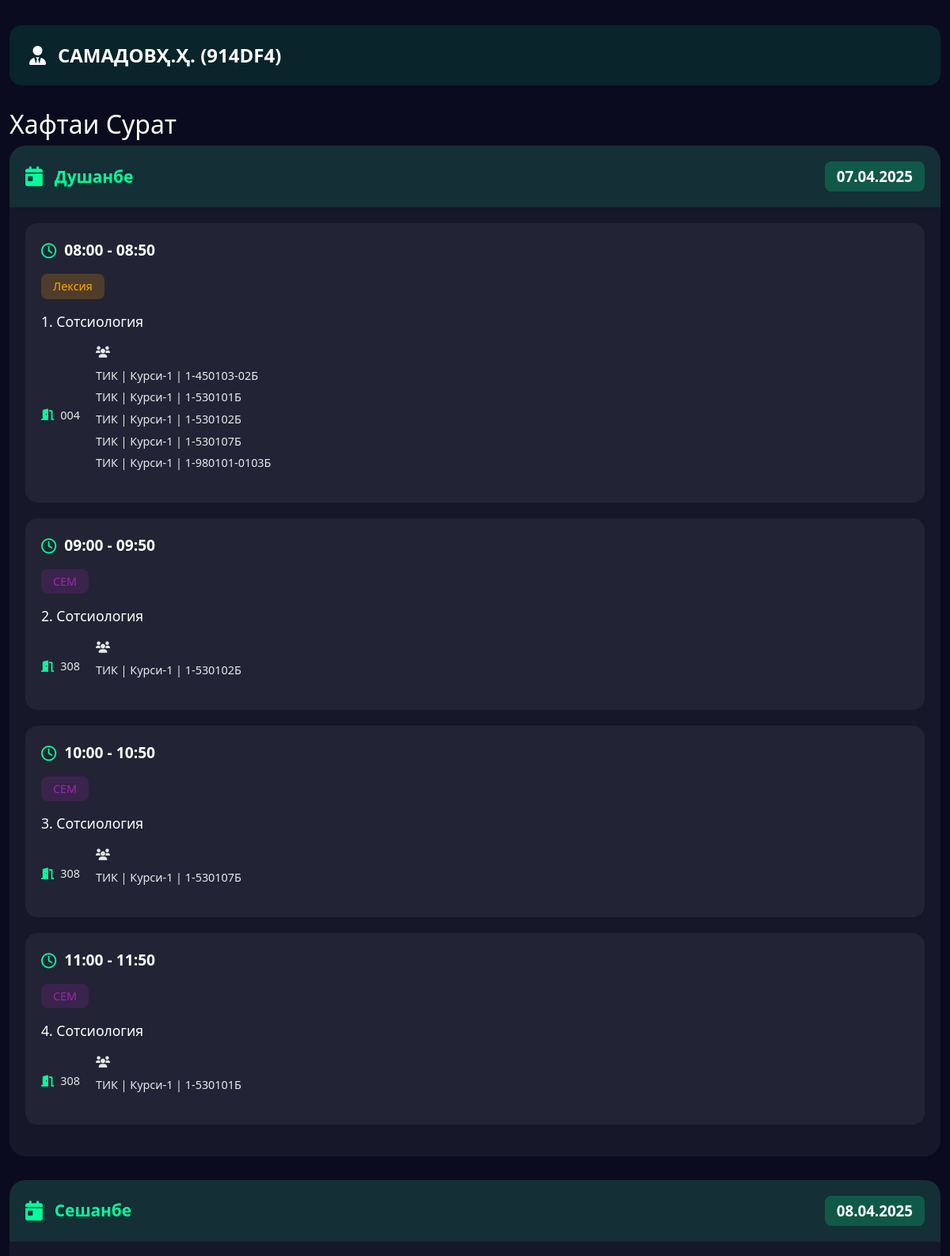
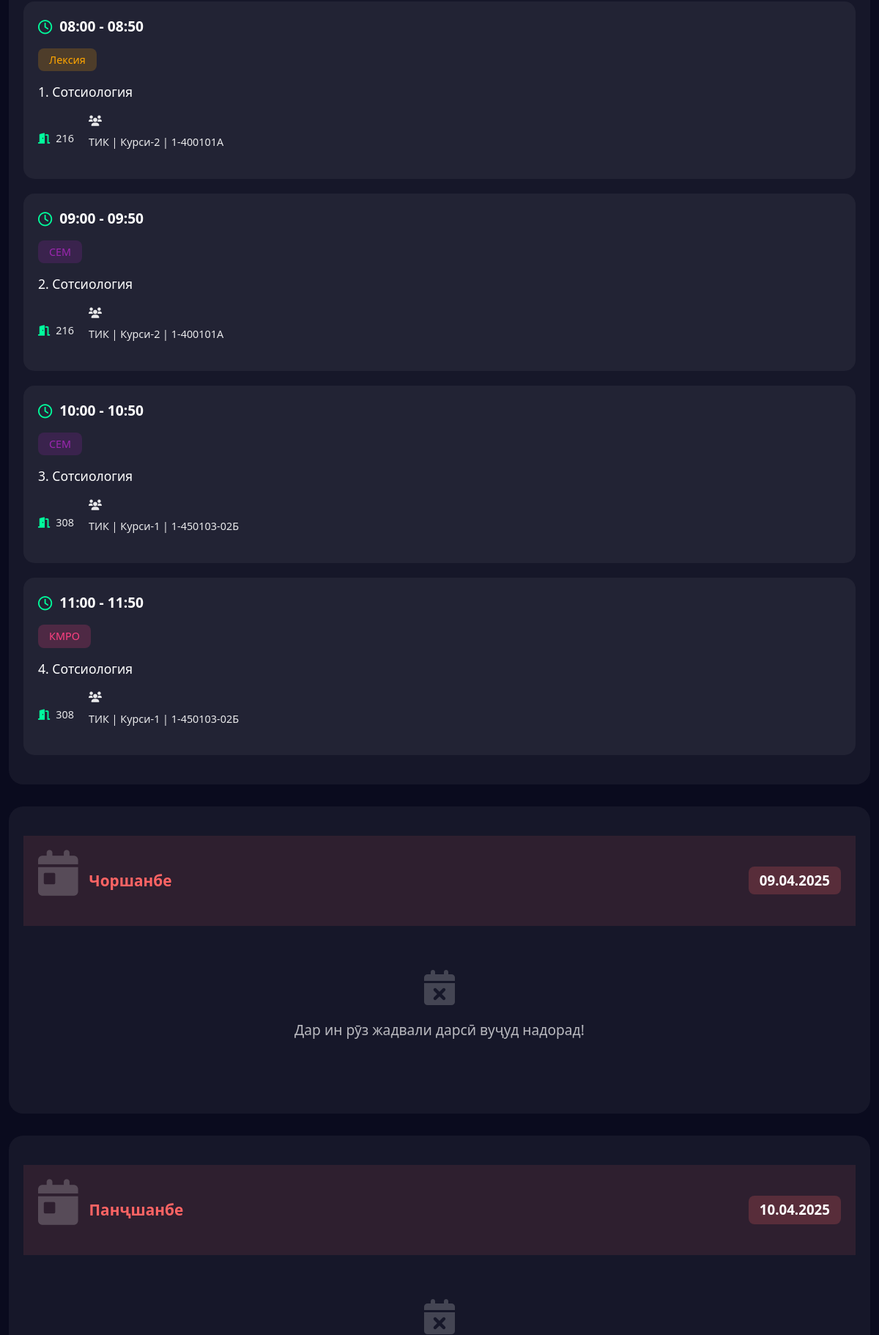
The app's page /teacher/914DF4 (upper part) with its own data (2 pictures, top to bottom).
### tables this page shows
CREATE TABLE teachers (
        id INTEGER PRIMARY KEY AUTOINCREMENT,
        teacher_name TEXT NOT NULL UNIQUE,
        teacher_code TEXT NOT NULL
    );

CREATE TABLE schedules (
        id INTEGER PRIMARY KEY AUTOINCREMENT,
        faculty TEXT NOT NULL,
        course TEXT NOT NULL,
        "group" TEXT NOT NULL,
        day TEXT NOT NULL,
        lesson_time TEXT NOT NULL,
        lesson_type TEXT,
        subject TEXT NOT NULL,
        teacher TEXT NOT NULL,
        room TEXT NOT NULL,
        week_type TEXT NOT NULL CHECK (week_type IN ('Четный', 'Нечетный'))
    );

### app.py (the view)
@app.route('/teacher/<teacher_code>')
def show_teacher_schedule(teacher_code):
    conn = get_db_connection()
    try:
        teacher = conn.execute('SELECT teacher_name FROM teachers WHERE teacher_code=?', (teacher_code,)).fetchone()
        if not teacher:
            flash('Noto‘g‘ri muallim kodi!', 'danger')
            return redirect(url_for('main'))
        teacher_name = teacher['teacher_name']
        lessons = conn.execute('SELECT * FROM schedules ORDER BY lesson_time').fetchall()
        current_week_type = get_week_type()
        week_types = ['Четный', 'Нечетный'] if current_week_type == 'Четный' else ['Нечетный', 'Четный']
        display_week_types = {week_type: display_week_type(week_type) for week_type in week_types}
        schedule = {week_type: {} for week_type in week_types}
        week_dates = get_current_week_dates()
        ordered_days = DAYS_OF_WEEK
        today = datetime.today().strftime('%d.%m.%Y')
        current_day = DAYS_OF_WEEK[datetime.today().weekday()]
        for week_type in week_types:
            for day_name in ordered_days:
                schedule[week_type][day_name] = {
                    'date': week_dates[day_name],
                    'weekday': DAYS_OF_WEEK.index(day_name),
                    'lessons': [],
                    'is_today': day_name == current_day and week_dates[day_name] == today and week_type == current_week_type
                }
        for lesson in lessons:
            lesson_teacher = lesson['teacher']
            normalized_lesson_teacher = normalize_teacher_name(lesson_teacher)
            if are_names_similar(normalized_lesson_teacher, teacher_name, threshold=0.85):
                day_name = lesson['day']
                week_type = lesson['week_type']
                if day_name in schedule[week_type]:
                    schedule[week_type][day_name]['lessons'].append({
                        'time': lesson['lesson_time'],
                        'type': lesson['lesson_type'],
                        'subject': lesson['subject'],
                        'room': lesson['room'],
                        'group': f"{lesson['faculty']} | {lesson['course']} | {lesson['group']}"
                    })
        for week_type in week_types:
            for day_name in ordered_days:
                lessons = schedule[week_type][day_name]['lessons']
                if lessons:
                    lessons_by_time = {}
                    for lesson in lessons:
                        time = lesson['time']
                        if time not in lessons_by_time:
                            lessons_by_time[time] = []
                        lessons_by_time[time].append(lesson)
                    new_lessons = []
                    for time in sorted(lessons_by_time.keys()):
                        time_lessons = lessons_by_time[time]
                        groups = [l['group'] for l in time_lessons]
                        first_lesson = time_lessons[0]
                        new_lessons.append({
                            'time': time,
                            'type': first_lesson['type'],
                            'subject': first_lesson['subject'],
                            'room': first_lesson['room'],
                            'groups': groups
                        })
                    schedule[week_type][day_name]['lessons'] = new_lessons
    finally:
        conn.close()
    return render_template('teacher_schedule.html', schedule=schedule, teacher_name=teacher_name,
                          teacher_code=teacher_code, display_week_types=display_week_types)

### app.py (called while the page is built)
def get_db_connection():
    conn = sqlite3.connect(DB_PATH)
    conn.row_factory = sqlite3.Row
    return conn

def normalize_teacher_name(teacher_name):
    teacher_name = teacher_name.strip()
    prefixes = ["н.и техникӣ", "н.и.иқтисодӣ", "н.и.", "дотс.", "проф.", "техникӣ", "иқтисодӣ", "доц.", "профессор", "профессори", "доцент", "доценти","таърих", "таърихи", "мудири"]
    for prefix in prefixes:
        if prefix in teacher_name:
            teacher_name = teacher_name.replace(prefix, "").strip()
    parts = teacher_name.split()
    if len(parts) == 1:
        return parts[0]
    elif len(parts) > 1 and parts[-1].replace(".", "").isupper():
        return " ".join(parts[-2:])
    return teacher_name

def are_names_similar(name1, name2, threshold=0.8):
    similarity = SequenceMatcher(None, name1, name2).ratio()
    return similarity >= threshold

def get_current_week_dates():
    today = datetime.now()
    week_dates = {}
    for i in range(7):
        target_date = today + timedelta(days=i)
        weekday_num = target_date.weekday()
        day_name = DAYS_OF_WEEK[weekday_num]
        week_dates[day_name] = target_date.strftime("%d.%m.%Y")
    return week_dates

def get_week_type():
    today = datetime.today()
    week_number = today.isocalendar()[1]
    return 'Четный' if week_number % 2 == 0 else 'Нечетный'

def display_week_type(week_type):
    return "Сурат" if week_type == "Четный" else "Махрач"

### templates/teacher_schedule.html (shortened to what this page needs)
<!DOCTYPE html>
<html lang="tg">
<head>
    <link href="https://cdn.jsdelivr.net/npm/bootstrap@5.3.0/dist/css/bootstrap.min.css" rel="stylesheet">
    <link href="https://cdnjs.cloudflare.com/ajax/libs/font-awesome/6.0.0/css/all.min.css" rel="stylesheet">
    <link href="{{ url_for('static', filename='css/styles.css') }}" rel="stylesheet">
</head>
<body>
    <div class="container">
        <div class="group-header">
            <i class="fas fa-user-tie"></i>
            <span class="group-name">{{ teacher_name }} ({{ teacher_code }})</span>
        </div>
        {% for week_type, days in schedule.items() %}
            <form name="{{ display_week_types[week_type] }}">
                <div class="week-section">
                    <h2>Хафтаи {{ display_week_types[week_type] }}</h2>
                    {% for day_name, data in days.items() %}
                        <div class="day-card {% if data.lessons|length > 0 %}has-lessons{% else %}no-lessons{% endif %}">
                            <div class="day-header">
                                <i class="fas fa-calendar-day"></i>
                                <span class="day-name">{{ day_name }}</span>
                                <span class="day-date">{{ data.date }}</span>
                            </div>
                            <div class="lessons-container">
                                {% if data.weekday == 6 %}
                                    <div class="no-lessons sunday">
                                        <i class="fas fa-coffee"></i>
                                        <p>Дарс мавҷуд емас!</p>
                                    </div>
                                {% elif data.lessons|length > 0 %}
                                    {% for lesson in data.lessons %}
                                        <div class="lesson-card">
                                            <div class="lesson-time">
                                                <i class="far fa-clock clock-icon"></i>
                                                {{ lesson.time }}
                                            </div>
                                            <div class="lesson-type {{ lesson.type|lower }}">
                                                {{ lesson.type }}
                                            </div>
                                            <div class="lesson-subject">
                                                {{ lesson.subject }}
                                            </div>
                                            <div class="lesson-details">
                                                <div class="lesson-room">
                                                    <i class="fas fa-door-open"></i>
                                                    {{ lesson.room }}
                                                </div>
                                                <div class="lesson-group">
                                                    <i class="fas fa-users"></i>
                                                    <ul class="lesson-groups">
                                                        {% for group in lesson.groups %}
                                                            <li>{{ group }}</li>
                                                        {% endfor %}
                                                    </ul>
                                                </div>
                                            </div>
                                        </div>
                                    {% endfor %}
                                {% else %}
                                    <div class="no-lessons">
                                        <i class="fas fa-calendar-xmark"></i>
                                        <p>Дар ин рӯз жадвали дарсӣ вуҷуд надорад!</p>
                                    </div>
                                {% endif %}
                            </div>
                        </div>
                    {% endfor %}
                </div>
            </form>
        {% endfor %}
    </div>
</body>
</html>

### static/css/styles.css (style rules this page uses)
body { background-color: #0a0b1e; color: #ffffff; min-height: 100vh; font-family: 'Segoe UI', system-ui, -apple-system, sans-serif; }
.container { padding-top: 2rem; padding-bottom: 2rem; max-width: 1200px; }
.group-header { display: flex; align-items: center; gap: 15px; background: rgba(0, 255, 157, 0.1); padding: 20px 25px; border-radius: 15px; margin-bottom: 30px; font-size: 1.5em; font-weight: 600; }
.group-header .group-name { color: #ffffff; text-transform: uppercase; }
form { margin-bottom: 40px; }
.day-card { background: rgba(255, 255, 255, 0.05); border-radius: 20px; margin-bottom: 30px; overflow: hidden; }
.day-card.has-lessons .day-header { background: rgba(0, 255, 157, 0.1); color: #00ff9d; }
.day-card.no-lessons .day-header { background: rgba(255, 100, 100, 0.1); color: #ff6464; }
.day-header { padding: 20px; display: flex; align-items: center; gap: 15px; font-size: 1.3em; font-weight: 600; }
.day-header i { font-size: 1.2em; }
.day-header .day-name { margin-right: auto; }
.day-header .day-date { font-size: 0.9em; padding: 5px 15px; border-radius: 8px; color: #ffffff; }
.day-card.has-lessons .day-header .day-date { background: rgba(0, 255, 157, 0.2); }
.day-card.no-lessons .day-header .day-date { background: rgba(255, 100, 100, 0.2); }
.lessons-container { padding: 20px; }
.no-lessons { text-align: center; padding: 40px 20px; color: rgba(255, 255, 255, 0.7); }
.no-lessons i { font-size: 3em; margin-bottom: 20px; color: rgba(255, 255, 255, 0.2); }
.no-lessons p { font-size: 1.2em; margin: 0; }
.lesson-card { background: rgba(255, 255, 255, 0.05); border-radius: 15px; padding: 20px; margin-bottom: 20px; transition: transform 0.3s ease, background 0.3s ease; }
.lesson-time { font-size: 1.2em; font-weight: 600; color: #ffffff; margin-bottom: 15px; display: flex; align-items: center; gap: 10px; }
.lesson-time .clock-icon { color: #00ff9d; }
.lesson-type { display: inline-block; padding: 5px 15px; border-radius: 8px; font-size: 0.9em; margin-bottom: 15px; }
.lesson-type.лексия { background: rgba(255, 166, 0, 0.2); color: #ffa600; }
.lesson-type.кмро { background: rgba(255, 64, 129, 0.2); color: #ff4081; }
.lesson-type.сем { background: rgba(156, 39, 176, 0.2); color: #9c27b0; }
.lesson-subject { font-size: 1.1em; font-weight: 500; margin-bottom: 15px; color: #ffffff; word-break: break-word; }
.lesson-details { display: flex; gap: 20px; color: rgba(255, 255, 255, 0.9); font-size: 0.9em; }
.lesson-teacher, .lesson-room { display: flex; align-items: center; gap: 8px; }
.lesson-teacher i, .lesson-room i { color: #00ff9d; }

### templates/teacher_schedule.html (style rules this page uses)
.lesson-groups { list-style-type: none; padding-left: 0; margin-top: 5px; }
.lesson-groups li { display: flex; align-items: center; gap: 8px; color: rgba(255, 255, 255, 0.9); padding: 3px 0; }

### records on screen
teachers: teacher_name "САМАДОВҲ.Ҳ.", teacher_code "914DF4"
schedules: time "08:00 - 08:50", type "Лексия", subject "1. Сотсиология", room "004", groups "ТИК | Курси-1 | 1-450103-02Б" "ТИК | Курси-1 | 1-530101Б" "ТИК | Курси-1 | 1-530102Б" "ТИК | Курси-1 | 1-530107Б" "ТИК | Курси-1 | 1-980101-0103Б"
schedules: time "09:00 - 09:50", type "СЕМ", subject "2. Сотсиология", room "308", groups "ТИК | Курси-1 | 1-530102Б"
schedules: time "10:00 - 10:50", type "СЕМ", subject "3. Сотсиология", room "308", groups "ТИК | Курси-1 | 1-530107Б"
schedules: time "11:00 - 11:50", type "СЕМ", subject "4. Сотсиология", room "308", groups "ТИК | Курси-1 | 1-530101Б"
schedules: time "08:00 - 08:50", type "Лексия", subject "1. Сотсиология", room "216", groups "ТИК | Курси-2 | 1-400101A"
schedules: time "09:00 - 09:50", type "СЕМ", subject "2. Сотсиология", room "216", groups "ТИК | Курси-2 | 1-400101A"
schedules: time "10:00 - 10:50", type "СЕМ", subject "3. Сотсиология", room "308", groups "ТИК | Курси-1 | 1-450103-02Б"
schedules: time "11:00 - 11:50", type "КМРО", subject "4. Сотсиология", room "308", groups "ТИК | Курси-1 | 1-450103-02Б"

### other values on screen
{{ display_week_types[week_type] }} "Сурат"
{{ day_name }} "Душанбе" "Сешанбе" "Чоршанбе" "Панҷшанбе"
{{ data.date }} "07.04.2025" "08.04.2025" "09.04.2025" "10.04.2025"
